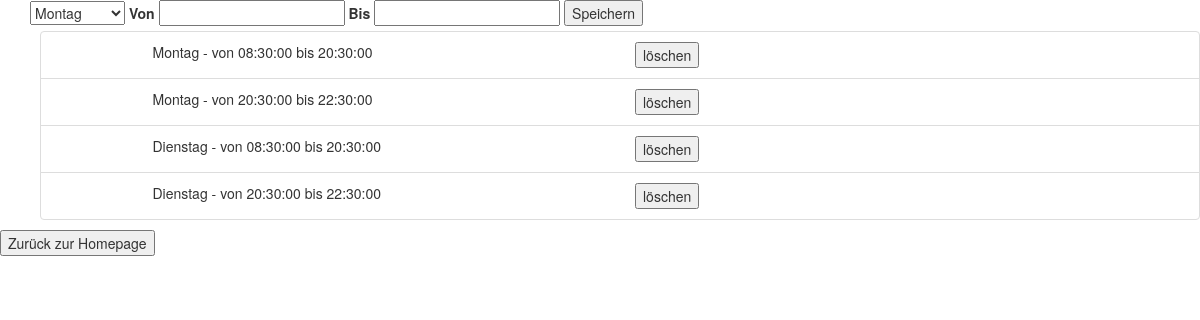
The app's page /restaurant/openingTime (signed in), older data.
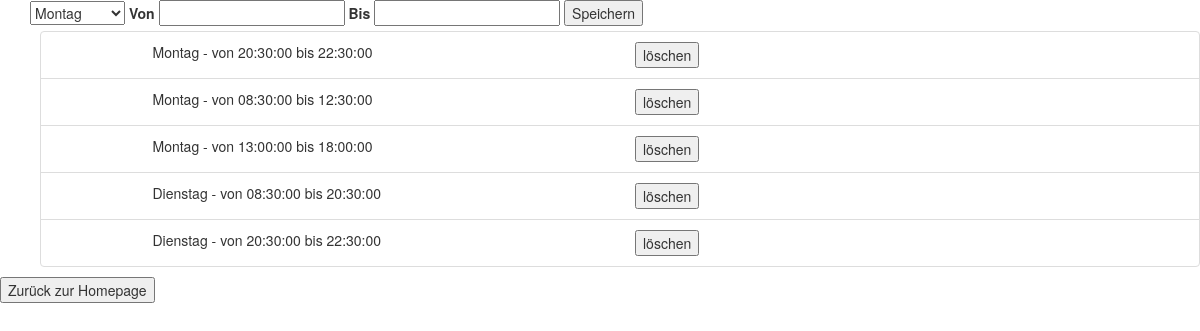
The same page, newer data.
### tables this page shows
CREATE TABLE 'openingTimes'('id' INTEGER PRIMARY KEY AUTOINCREMENT,'restaurant_username' TEXT, 'day' TEXT, 'fromTime' Time,'toTime' Time, FOREIGN KEY(restaurant_username) REFERENCES restaurant(username));

### app.py (the view)
@app.route("/restaurant/openingTime")
def openingTime():
    if(not 'username' in session):
        return render_template('restaurant_login.html')
    list = zugreifer.getOpeningTimesForRestaurant(session['username'])
    mondaysList = []
    tuesdayList = []
    wednesdayList = []
    thursdayList = []
    fridayList = []
    saturdayList = []
    sundayList = []
    for openingTime in list:
        if(openingTime.day == 'Montag'):
            mondaysList.append(openingTime)
        if(openingTime.day == 'Dienstag'):
            tuesdayList.append(openingTime)
        if(openingTime.day == 'Mittwoch'):
            wednesdayList.append(openingTime)
        if(openingTime.day == 'Donnerstag'):
            thursdayList.append(openingTime)
        if(openingTime.day == 'Freitag'):
            fridayList.append(openingTime)
        if(openingTime.day == 'Samstag'):
            saturdayList.append(openingTime)
        if(openingTime.day == 'Sonntag'):
            sundayList.append(openingTime)
    return render_template('openingTime.html',
        mondaysList=mondaysList,
        tuesdayList=tuesdayList,
        wednesdayList=wednesdayList,
        thursdayList=thursdayList,
        fridayList=fridayList,
        saturdayList=saturdayList,
        sundayList=sundayList)

### zugreifer.py (called while the page is built)
def getOpeningTimesForRestaurant(username):
    con = sqlite3.connect('Database.db')
    cur = con.cursor()
    result = cur.execute("SELECT * FROM openingTimes WHERE restaurant_username= '" +username + "'");
    openingTimes = list()
    for x in result:
        openingTimes.append(OpeningTime(x[0], x[1], x[2], x[3], x[4]))
    cur.close()
    con.close()
    return openingTimes

### templates/openingTime.html (shortened to what this page needs)
<!DOCTYPE html>
<html lang="en">
<head>
    <link rel="stylesheet" href="https://maxcdn.bootstrapcdn.com/bootstrap/3.4.1/css/bootstrap.min.css">
</head>
<body>
    <div class="container" >
        <form action="/restaurant/openingTime/add" method="post">
            <select type="text" name="day">
                <option value="Montag">Montag</option>
            </select>
            <label for="from">Von
                <input type="text" name="from" required>
            </label>
            <label for="to">Bis
                <input type="text" name="to" required>
            </label>
            <button type="submit">Speichern</button>
        </form>
    </div>
    <div>
        <ul>
            {%for monday in mondaysList%}
            <li class="list-group-item" style="list-style-type: none;">
                <div class="row">
                    <div class="col-sm-1"></div>
                    <div class="col-sm-5">
                        {{ monday.day }} - von {{monday.fromTime}} bis {{monday.toTime}}
                    </div>
                    <div class="col-sm-3">
                        <form action="{{ url_for('delete_day',id =monday.id) }}" method=post >
                            <button type="submit">löschen</button>
                        </form>
                    </div>
            </li>
            {% endfor %}
            {%for tuesday in tuesdayList%}
            <li class="list-group-item" style="list-style-type: none;">
                <div class="row">
                    <div class="col-sm-1"></div>
                    <div class="col-sm-5">
                        {{ tuesday.day }} - von {{tuesday.fromTime}} bis {{tuesday.toTime}}
                    </div>
                    <div class="col-sm-3">
                        <form action="{{ url_for('delete_day',id =tuesday.id) }}" method=post >
                            <button type="submit">löschen</button>
                        </form>
                    </div>
            </li>
            {% endfor %}
        </ul>
        <div class="row-sm-20">
            <form action="/restaurant" method="get">
                <button type="submit">Zurück zur Homepage</button>
            </form>
        </div>
    </div>
</body>
</html>

Row changes from the older to the newer data that the page shows:
removed openingTimes: day "Montag", fromTime "08:30:00", toTime "20:30:00"
added openingTimes: day "Montag", fromTime "08:30:00", toTime "12:30:00"
added openingTimes: day "Montag", fromTime "13:00:00", toTime "18:00:00"
